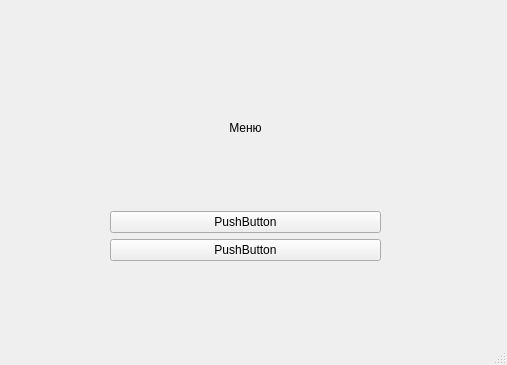
<?xml version="1.0" encoding="UTF-8"?>
<ui version="4.0">
 <class>MainWindow2</class>
 <widget class="QMainWindow" name="MainWindow2">
  <property name="geometry">
   <rect>
    <x>0</x>
    <y>0</y>
    <width>507</width>
    <height>365</height>
   </rect>
  </property>
  <property name="windowTitle">
   <string>MainWindow</string>
  </property>
  <widget class="QWidget" name="centralwidget">
   <widget class="QWidget" name="layoutWidget">
    <property name="geometry">
     <rect>
      <x>110</x>
      <y>50</y>
      <width>271</width>
      <height>211</height>
     </rect>
    </property>
    <layout class="QVBoxLayout" name="verticalLayout_2">
     <item>
      <widget class="QLabel" name="label">
       <property name="text">
        <string>Меню</string>
       </property>
       <property name="alignment">
        <set>Qt::AlignCenter</set>
       </property>
      </widget>
     </item>
     <item>
      <layout class="QVBoxLayout" name="verticalLayout">
       <item>
        <widget class="QPushButton" name="pushButton">
         <property name="text">
          <string>PushButton</string>
         </property>
        </widget>
       </item>
       <item>
        <widget class="QPushButton" name="pushButton_2">
         <property name="text">
          <string>PushButton</string>
         </property>
        </widget>
       </item>
      </layout>
     </item>
    </layout>
   </widget>
  </widget>
  <widget class="QMenuBar" name="menubar">
   <property name="geometry">
    <rect>
     <x>0</x>
     <y>0</y>
     <width>507</width>
     <height>21</height>
    </rect>
   </property>
  </widget>
  <widget class="QStatusBar" name="statusbar"/>
 </widget>
 <resources/>
 <connections/>
</ui>
